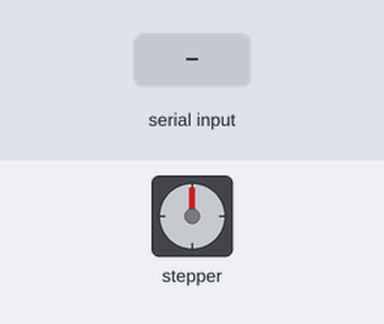
A sketch run on a simulated Arduino Uno, built with avr-gcc and run on an emulated ATmega328P. On the bench: stepper motor. The inputs (shaded band) are chosen by the test bench. Stepper angles assume 100 steps per turn.

Above: at 1.2 s.
1.3 s: "90,45\n" received over Serial
At 4.9 s:
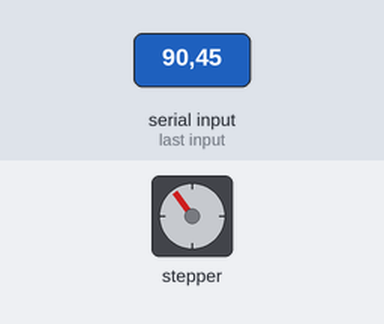
6.8 s: "30,150\n" received over Serial
At 9.1 s:
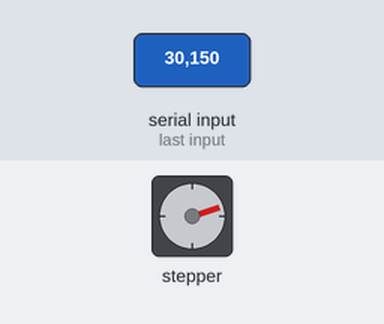
9.8 s: "5\n" received over Serial
At 11.1 s:
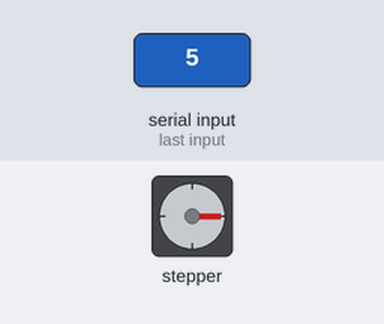
12.3 s: "90\n" received over Serial
At 15.6 s:
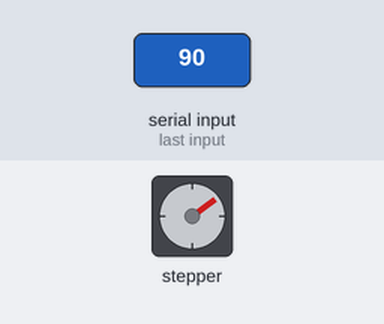
Timing chart, 0 to 16.3 s (numbered marks = the images above; inputs shaded):
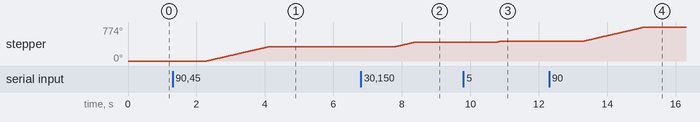

Measured:
- after the input at 1.3 s, stepper: turns 324° clockwise in 1.8 s, starting after 1.0 s
- after the input at 6.8 s, stepper: turns 108° clockwise in 0.58 s, starting after 1.0 s
- after the input at 9.8 s, stepper: turns 18° clockwise, starting after 1.0 s
- after the input at 12.3 s, stepper: turns 324° clockwise in 1.8 s, starting after 1.0 s

The sketch:

ukol1_izajova.ino
```cpp
#include <Stepper.h>
Stepper myStepper(100, 16,17,2,3);
int vstup;

void setup() {
	myStepper.setSpeed(30);
	Serial.begin(9600);

}

void loop() {
	if(Serial.available()){
		vstup= Serial.readString().toInt();
		if (vstup > -101 && vstup < 101){
			myStepper.step(vstup);} else {	Serial.println("spatne cislo");}

	}}
```
